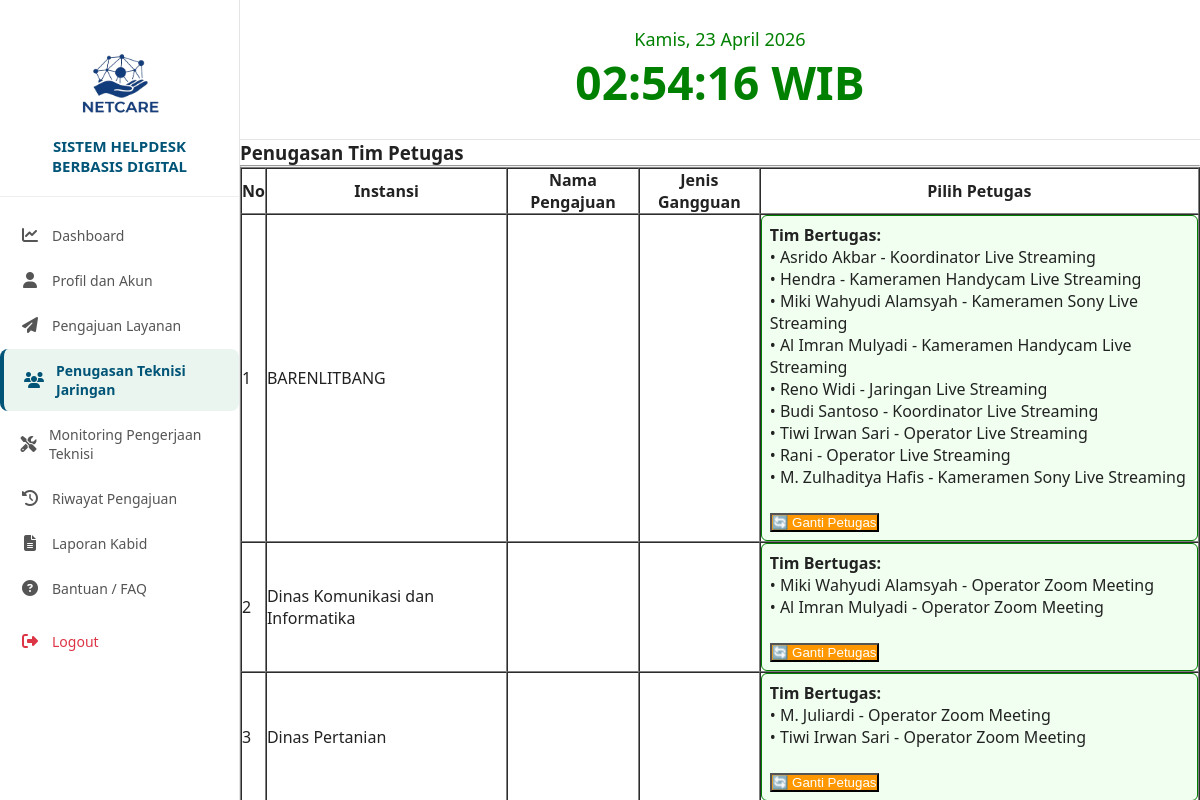
Page /kabid/dashboard-kabid.php?page=penugasan_tim (signed in) on the committed database.
### tables this page shows
CREATE TABLE `pengajuan` (
  `id` int(11) NOT NULL,
  `user_id` int(11) NOT NULL,
  `instansi_pengaju_id` int(11) NOT NULL,
  `judul` varchar(255) NOT NULL,
  `jenis_layanan` varchar(100) NOT NULL,
  `deskripsi` text NOT NULL,
  `tanggal_pelaksanaan` date DEFAULT NULL,
  `status` enum('menunggu','disetujui','ditolak') NOT NULL DEFAULT 'menunggu',
  `catatan_admin` text DEFAULT NULL,
  `deleted_at` datetime DEFAULT NULL,
  `tanggal_pengajuan` datetime DEFAULT current_timestamp(),
  `status_admin_utama` enum('menunggu','diteruskan') NOT NULL DEFAULT 'menunggu',
  `sudah_masuk_laporan` tinyint(1) NOT NULL DEFAULT 0
);

CREATE TABLE `users` (
  `id` int(11) NOT NULL,
  `email` varchar(150) NOT NULL,
  `password` varchar(255) NOT NULL,
  `role` varchar(50) NOT NULL,
  `nama` varchar(150) DEFAULT NULL,
  `telepon` varchar(20) DEFAULT NULL,
  `alamat` text DEFAULT NULL,
  `images` varchar(255) DEFAULT 'default.png',
  `created_at` timestamp NOT NULL DEFAULT current_timestamp(),
  `nama_instansi` varchar(150) DEFAULT NULL,
  `status` enum('aktif','nonaktif') DEFAULT 'aktif',
  `created_by` varchar(50) DEFAULT 'admin_instansi'
);

CREATE TABLE `master_petugas` (
  `id` int(11) NOT NULL,
  `nama` varchar(100) NOT NULL,
  `jabatan` varchar(100) DEFAULT NULL,
  `instansi` varchar(100) DEFAULT 'Diskominfo',
  `aktif` tinyint(1) DEFAULT 1,
  `jenis_layanan` enum('zoom_meeting','live_streaming') NOT NULL,
  `last_assigned` datetime DEFAULT NULL
);

### kabid/modules/penugasan_tim.php (the view, shortened to what this page needs)
<?php
require_once __DIR__ . '/../../config.php';
$qPengajuan = $conn->query("
SELECT
    p.*,
    u.nama_instansi,
    COUNT(t.id) AS sudah_ada_tim
FROM pengajuan p
JOIN users u ON p.user_id = u.id
LEFT JOIN tim_petugas t ON p.id = t.pengajuan_id
WHERE p.status='disetujui'
GROUP BY p.id
ORDER BY p.id DESC
");
?>
<h3>Penugasan Tim Petugas</h3>
<hr>
<table border="1" cellpadding="8" cellspacing="0" width="100%">
<tr>
    <th>No</th>
    <th>Instansi</th>
    <th>Nama Pengajuan</th>
    <th>Jenis Gangguan</th>
    <th>Pilih Petugas</th>
</tr>
<?php $no=1; while($row = $qPengajuan->fetch_assoc()): ?>
<?php
$qTim = $conn->query("
    SELECT mp.nama, mp.jabatan
    FROM tim_petugas tp
    JOIN master_petugas mp ON tp.petugas_id = mp.id
    WHERE tp.pengajuan_id = {$row['id']}
");
?>
<tr>
    <td><?= $no++ ?></td>
    <td><?= $row['nama_instansi'] ?></td>
    <td><?= $row['nama'] ?></td>
    <td>
</td>
    <td style="min-width:260px">
        <?php if($row['sudah_ada_tim'] == 0): ?>
            <button type="button" onclick="bukaModal(<?= $row['id'] ?>)">
                👥 Pilih Petugas
            </button>
        <?php else: ?>
            <div style="background:#f0fff0;padding:8px;border-radius:6px;border:1px solid green">
                <b>Tim Bertugas:</b><br>
                <?php while($t = $qTim->fetch_assoc()): ?>
                    • <?= $t['nama'] ?> - <?= $t['jabatan'] ?><br>
                <?php endwhile; ?>
                <br>
                <button type="button"
                        onclick="bukaModal(<?= $row['id'] ?>)"
                        style="background:#ff9800;color:white">
                    🔄 Ganti Petugas
                </button>
            </div>
        <?php endif; ?>
    </td>
</tr>
<?php endwhile; ?>
</table>

### css/dashboard.css (style rules this page uses)
* { margin: 0; padding: 0; box-sizing: border-box; }
body { font-family: "Segoe UI", Arial, sans-serif; display: flex; min-height: 100vh; background: #fff; color: #222; }
body { font-family: "Segoe UI", Arial, sans-serif; display: flex; min-height: 100vh; background: #f4f8f6; color: #222; }

### rows in the picture
pengajuan: user.nama_instansi "BARENLITBANG"
master_petugas: nama "Asrido Akbar", jabatan "Koordinator Live Streaming"
master_petugas: nama "Hendra", jabatan "Kameramen Handycam Live Streaming"
master_petugas: nama "Miki Wahyudi Alamsyah", jabatan "Kameramen Sony Live Streaming"
master_petugas: nama "Al Imran Mulyadi", jabatan "Kameramen Handycam Live Streaming"
master_petugas: nama "Reno Widi", jabatan "Jaringan Live Streaming"
master_petugas: nama "Budi Santoso", jabatan "Koordinator Live Streaming"
master_petugas: nama "Tiwi Irwan Sari", jabatan "Operator Live Streaming"
master_petugas: nama "Rani", jabatan "Operator Live Streaming"
master_petugas: nama "M. Zulhaditya Hafis", jabatan "Kameramen Sony Live Streaming"
pengajuan: user.nama_instansi "Dinas Komunikasi dan Informatika"
master_petugas: nama "Miki Wahyudi Alamsyah", jabatan "Operator Zoom Meeting"
master_petugas: nama "Al Imran Mulyadi", jabatan "Operator Zoom Meeting"
pengajuan: user.nama_instansi "Dinas Pertanian"
master_petugas: nama "M. Juliardi", jabatan "Operator Zoom Meeting"
master_petugas: nama "Tiwi Irwan Sari", jabatan "Operator Zoom Meeting"

### other values in the picture
$label "Dashboard"
$label "Profil dan Akun"
$label "Pengajuan Layanan"
$label "Penugasan Teknisi Jaringan"
$label "Monitoring Pengerjaan Teknisi"
$label "Riwayat Pengajuan"
$label "Laporan Kabid"
$label "Bantuan / FAQ"
